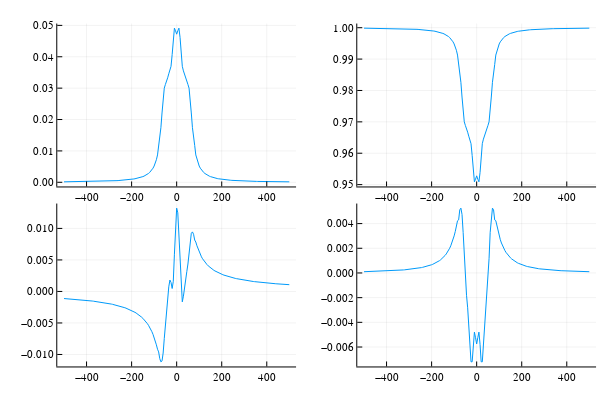

Notebook code for this chart:
### Code cell
plot5=Plots.plot(Δvalues,popEx)
plot6=Plots.plot(Δvalues,popGr)
plot7=Plots.plot(Δvalues,absorb)
plot8=Plots.plot(Δvalues,rotation)
Plots.plot(plot5, plot6, plot7, plot8, layout = (2, 2), legend = false)

### Figure 1 — Plotly figure (JSON) as saved in the notebook; plotly's stock layout.template omitted (floating-point values rounded to 4 significant figures; data arrays with more than 128 entries replaced by an {"elided": "..."} marker saying what was removed)
{"data": [{"colorbar": {"title": ""}, "legendgroup": "y1", "line": {"color": "rgba(0, 154, 250, 1.000)", "dash": "solid", "shape": "linear", "width": 1}, "mode": "lines", "name": "y1", "showlegend": true, "type": "scatter", "x": {"elided": "201 int values"}, "xaxis": "x1", "y": {"elided": "201 float values"}, "yaxis": "y1", "zmax": null, "zmin": null}, {"colorbar": {"title": ""}, "legendgroup": "y1", "line": {"color": "rgba(0, 154, 250, 1.000)", "dash": "solid", "shape": "linear", "width": 1}, "mode": "lines", "name": "y1", "showlegend": true, "type": "scatter", "x": {"elided": "201 int values"}, "xaxis": "x2", "y": {"elided": "201 float values"}, "yaxis": "y2", "zmax": null, "zmin": null}, {"colorbar": {"title": ""}, "legendgroup": "y1", "line": {"color": "rgba(0, 154, 250, 1.000)", "dash": "solid", "shape": "linear", "width": 1}, "mode": "lines", "name": "y1", "showlegend": true, "type": "scatter", "x": {"elided": "201 int values"}, "xaxis": "x3", "y": {"elided": "201 float values"}, "yaxis": "y3", "zmax": null, "zmin": null}, {"colorbar": {"title": ""}, "legendgroup": "y1", "line": {"color": "rgba(0, 154, 250, 1.000)", "dash": "solid", "shape": "linear", "width": 1}, "mode": "lines", "name": "y1", "showlegend": true, "type": "scatter", "x": {"elided": "201 int values"}, "xaxis": "x4", "y": {"elided": "201 float values"}, "yaxis": "y4", "zmax": null, "zmin": null}], "layout": {"annotations": [], "height": 400, "margin": {"b": 20, "l": 0, "r": 0, "t": 20}, "paper_bgcolor": "rgba(255, 255, 255, 1.000)", "plot_bgcolor": "rgba(255, 255, 255, 1.000)", "showlegend": false, "width": 600, "xaxis1": {"anchor": "y1", "domain": [0.09545, 0.4934], "gridcolor": "rgba(0, 0, 0, 0.100)", "gridwidth": 0.5, "linecolor": "rgba(0, 0, 0, 1.000)", "mirror": false, "range": [-530, 530], "showgrid": true, "showline": true, "showticklabels": true, "tickangle": 0, "tickcolor": "rgb(0, 0, 0)", "tickfont": {"color": "rgba(0, 0, 0, 1.000)", "family": "sans-serif", "size": 11}, "tickmode": "array", "ticks": "inside", "ticktext": ["−400", "−200", "0", "200", "400"], "tickvals": [-400, -200, 0, 200, 400], "title": "", "titlefont": {"color": "rgba(0, 0, 0, 1.000)", "family": "sans-serif", "size": 15}, "type": "-", "visible": true, "zeroline": false, "zerolinecolor": "rgba(0, 0, 0, 1.000)"}, "xaxis2": {"anchor": "y2", "domain": [0.5955, 0.9934], "gridcolor": "rgba(0, 0, 0, 0.100)", "gridwidth": 0.5, "linecolor": "rgba(0, 0, 0, 1.000)", "mirror": false, "range": [-530, 530], "showgrid": true, "showline": true, "showticklabels": true, "tickangle": 0, "tickcolor": "rgb(0, 0, 0)", "tickfont": {"color": "rgba(0, 0, 0, 1.000)", "family": "sans-serif", "size": 11}, "tickmode": "array", "ticks": "inside", "ticktext": ["−400", "−200", "0", "200", "400"], "tickvals": [-400, -200, 0, 200, 400], "title": "", "titlefont": {"color": "rgba(0, 0, 0, 1.000)", "family": "sans-serif", "size": 15}, "type": "-", "visible": true, "zeroline": false, "zerolinecolor": "rgba(0, 0, 0, 1.000)"}, "xaxis3": {"anchor": "y3", "domain": [0.09545, 0.4934], "gridcolor": "rgba(0, 0, 0, 0.100)", "gridwidth": 0.5, "linecolor": "rgba(0, 0, 0, 1.000)", "mirror": false, "range": [-530, 530], "showgrid": true, "showline": true, "showticklabels": true, "tickangle": 0, "tickcolor": "rgb(0, 0, 0)", "tickfont": {"color": "rgba(0, 0, 0, 1.000)", "family": "sans-serif", "size": 11}, "tickmode": "array", "ticks": "inside", "ticktext": ["−400", "−200", "0", "200", "400"], "tickvals": [-400, -200, 0, 200, 400], "title": "", "titlefont": {"color": "rgba(0, 0, 0, 1.000)", "family": "sans-serif", "size": 15}, "type": "-", "visible": true, "zeroline": false, "zerolinecolor": "rgba(0, 0, 0, 1.000)"}, "xaxis4": {"anchor": "y4", "domain": [0.5955, 0.9934], "gridcolor": "rgba(0, 0, 0, 0.100)", "gridwidth": 0.5, "linecolor": "rgba(0, 0, 0, 1.000)", "mirror": false, "range": [-530, 530], "showgrid": true, "showline": true, "showticklabels": true, "tickangle": 0, "tickcolor": "rgb(0, 0, 0)", "tickfont": {"color": "rgba(0, 0, 0, 1.000)", "family": "sans-serif", "size": 11}, "tickmode": "array", "ticks": "inside", "ticktext": ["−400", "−200", "0", "200", "400"], "tickvals": [-400, -200, 0, 200, 400], "title": "", "titlefont": {"color": "rgba(0, 0, 0, 1.000)", "family": "sans-serif", "size": 15}, "type": "-", "visible": true, "zeroline": false, "zerolinecolor": "rgba(0, 0, 0, 1.000)"}, "yaxis1": {"anchor": "x1", "domain": [0.5376, 0.9902], "gridcolor": "rgba(0, 0, 0, 0.100)", "gridwidth": 0.5, "linecolor": "rgba(0, 0, 0, 1.000)", "mirror": false, "range": [-0.001328, 0.05059], "showgrid": true, "showline": true, "showticklabels": true, "tickangle": 0, "tickcolor": "rgb(0, 0, 0)", "tickfont": {"color": "rgba(0, 0, 0, 1.000)", "family": "sans-serif", "size": 11}, "tickmode": "array", "ticks": "inside", "ticktext": ["0.00", "0.01", "0.02", "0.03", "0.04", "0.05"], "tickvals": [0, 0.01, 0.02, 0.03, 0.04, 0.05], "title": "", "titlefont": {"color": "rgba(0, 0, 0, 1.000)", "family": "sans-serif", "size": 15}, "type": "-", "visible": true, "zeroline": false, "zerolinecolor": "rgba(0, 0, 0, 1.000)"}, "yaxis2": {"anchor": "x2", "domain": [0.5376, 0.9902], "gridcolor": "rgba(0, 0, 0, 0.100)", "gridwidth": 0.5, "linecolor": "rgba(0, 0, 0, 1.000)", "mirror": false, "range": [0.9494, 1.001], "showgrid": true, "showline": true, "showticklabels": true, "tickangle": 0, "tickcolor": "rgb(0, 0, 0)", "tickfont": {"color": "rgba(0, 0, 0, 1.000)", "family": "sans-serif", "size": 11}, "tickmode": "array", "ticks": "inside", "ticktext": ["0.95", "0.96", "0.97", "0.98", "0.99", "1.00"], "tickvals": [0.95, 0.96, 0.97, 0.98, 0.99, 1], "title": "", "titlefont": {"color": "rgba(0, 0, 0, 1.000)", "family": "sans-serif", "size": 15}, "type": "-", "visible": true, "zeroline": false, "zerolinecolor": "rgba(0, 0, 0, 1.000)"}, "yaxis3": {"anchor": "x3", "domain": [0.03762, 0.4902], "gridcolor": "rgba(0, 0, 0, 0.100)", "gridwidth": 0.5, "linecolor": "rgba(0, 0, 0, 1.000)", "mirror": false, "range": [-0.0119, 0.01395], "showgrid": true, "showline": true, "showticklabels": true, "tickangle": 0, "tickcolor": "rgb(0, 0, 0)", "tickfont": {"color": "rgba(0, 0, 0, 1.000)", "family": "sans-serif", "size": 11}, "tickmode": "array", "ticks": "inside", "ticktext": ["−0.010", "−0.005", "0.000", "0.005", "0.010"], "tickvals": [-0.01, -0.005, 0, 0.005, 0.01], "title": "", "titlefont": {"color": "rgba(0, 0, 0, 1.000)", "family": "sans-serif", "size": 15}, "type": "-", "visible": true, "zeroline": false, "zerolinecolor": "rgba(0, 0, 0, 1.000)"}, "yaxis4": {"anchor": "x4", "domain": [0.03762, 0.4902], "gridcolor": "rgba(0, 0, 0, 0.100)", "gridwidth": 0.5, "linecolor": "rgba(0, 0, 0, 1.000)", "mirror": false, "range": [-0.007575, 0.005624], "showgrid": true, "showline": true, "showticklabels": true, "tickangle": 0, "tickcolor": "rgb(0, 0, 0)", "tickfont": {"color": "rgba(0, 0, 0, 1.000)", "family": "sans-serif", "size": 11}, "tickmode": "array", "ticks": "inside", "ticktext": ["−0.006", "−0.004", "−0.002", "0.000", "0.002", "0.004"], "tickvals": [-0.006, -0.004, -0.002, 0, 0.002, 0.004], "title": "", "titlefont": {"color": "rgba(0, 0, 0, 1.000)", "family": "sans-serif", "size": 15}, "type": "-", "visible": true, "zeroline": false, "zerolinecolor": "rgba(0, 0, 0, 1.000)"}}}
